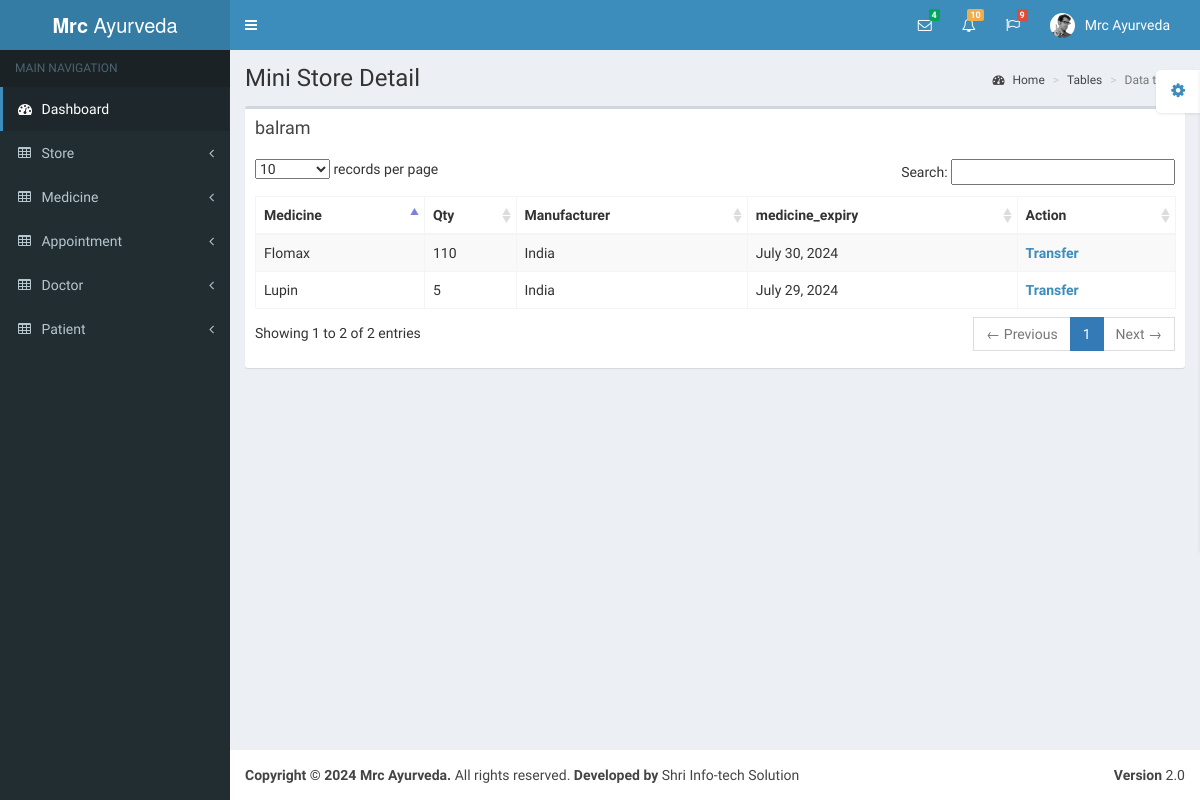
Screenshot of /store/view_mini_store_medicine/2/ with the database file from the repository.
### account/models.py (models this page shows, shortened)
class User(AbstractUser):
    username = models.CharField(max_length=500, unique=True, null=True)
    email = models.EmailField(unique=True, null=True)
    mobile = models.CharField(max_length=20, null=True)
    phone = models.CharField(max_length=20, null=True)
    address = models.TextField(null=True)
    is_staff = models.BooleanField(default=False)
    is_active = models.BooleanField(default=True)
    created_at = models.DateTimeField(auto_now_add=True)
    class Meta:
        db_table = 'user'

### store/models.py (models this page shows, shortened)
class MedicineStore(models.Model):
    from_store = models.ForeignKey(Store, related_name='Medicine_from_store', on_delete=models.PROTECT)
    to_store = models.ForeignKey(Store, related_name='Medicine_to_store', on_delete=models.PROTECT)
    medicine = models.ForeignKey(Medicine, on_delete=models.PROTECT)
    qty = models.IntegerField(null=True)
    created_at = models.DateTimeField(auto_now_add=True)
    updated_at = models.DateTimeField(auto_now=True, null=True, blank=True)
    class Meta:
        db_table = 'medicine_store'

### medicine/models.py (models this page shows)
class Medicine(models.Model):
    medicine_name = models.CharField(max_length=500, null=True)
    medicine_manufacturer = models.CharField(max_length=500, null=True)
    medicine_expiry = models.DateField(null=True)
    created_at = models.DateTimeField(auto_now_add=True)
    updated_at = models.DateTimeField(auto_now=True, null=True, blank=True)
    def __str__(self):
        return self.medicine_name
    class Meta:
        db_table = 'medicine'

### store/views.py (the view)
# urls.py: path('view_mini_store_medicine/<int:store_id>/', views.view_mini_store_medicine, name='view_mini_store_medicine'),
def view_mini_store_medicine(request, store_id):
    store_medicine = MedicineStore.objects.filter(to_store_id=store_id)
    store_name = Store.objects.filter(id=store_id)
    store_name = store_name[0].user.username
    context = {
        'store_medicine': store_medicine,
        'store_name': store_name
    }
    return render(request, 'mini_store_medicine_detail.html', context)

### store/templates/mini_store_medicine_detail.html (shortened to what this page needs)
{% extends 'base.html' %}
{% block content %}
<div class="wrapper">
    <div class="content-wrapper">
        <section class="content-header">
            <h1>
                Mini Store Detail
            </h1>
            <ol class="breadcrumb">
                <li><a href="/"><i class="fa fa-dashboard"></i> Home</a></li>
                <li><a href="/">Tables</a></li>
                <li class="active">Data tables</li>
            </ol>
        </section>
        <section class="content">
            <div class="row">
                <div class="col-xs-12">
                    <div class="box">
                        <div class="box-header">
                            <h3 class="box-title">{{store_name}}</h3>
                        </div>
                        <div class="box-body">
                            <table id="example1" class="table table-bordered table-striped">
                                <thead>
                                <tr>
                                    <th>Medicine</th>
                                    <th>Qty</th>
                                    <th>Manufacturer</th>
                                    <th>medicine_expiry</th>
                                    <th>Action</th>
                                </tr>
                                </thead>
                                <tbody>
                                {% for i in store_medicine %}
                                <tr>
                                    <td>{{i.medicine|title}}</td>
                                    <td>{{i.qty}}</td>
                                    <td>{{i.medicine.medicine_manufacturer|title}}</td>
                                    <td>{{i.medicine.medicine_expiry}}</td>
                                    <td><a href="/store/transfer_mini_store_medicine_detail/{{i.id}}/"><b>Transfer</b></a></td>
                                </tr>
                                {% endfor %}
                                </tbody>
                            </table>
                        </div>
                    </div>
                </div>
            </div>
        </section>
    </div>
</div>
{% endblock content %}

### rows the page displays
User: username "balram"
MedicineStore: medicine "Lupin", qty "5", medicine.medicine_manufacturer "India", medicine.medicine_expiry "July 29, 2024"
MedicineStore: medicine "Flomax", qty "110", medicine.medicine_manufacturer "India", medicine.medicine_expiry "July 30, 2024"
